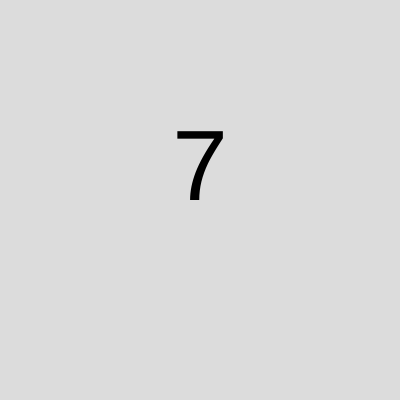
Frame 1 (no input)
Frame 60 (no input): identical to frame 1, image omitted
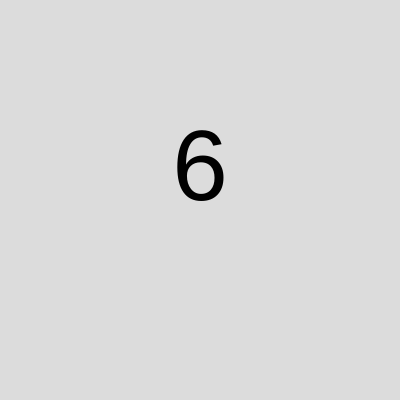
Frame 120 (the mouse pressed at the canvas centre since frame 60)

The p5.js sketch that drew these frames (run headless with seeded random() and noise() and a simulated clock; from frame 60 on, the mouse is pressed at the canvas centre):

// p5.js sketch
// ── sketch.js
const timer = {
  start: 7,
  current: 7,
  canReset: false
};

function setup() {
  createCanvas(400, 400);
  textAlign(CENTER);
}

function draw() {
  background(220);
  textSize(100);
  text(timer.current, width / 2, height / 2);

  if (frameCount % 60 == 0 && timer.current > 0) timer.current--;


  if (timer.current == 0) {
    textSize(20);
    text("click to restart", width / 2, height * 0.7);
    timer.canReset = true;
  }
}

function mouseClicked() {
  if (timer.canReset) timer.current = timer.start;
  timer.canReset = false;
}
